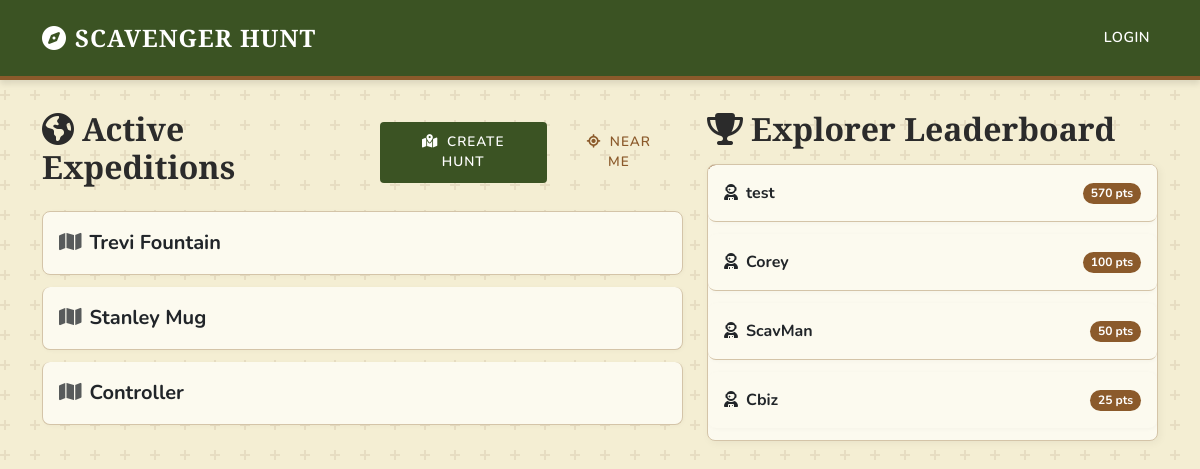
The page / on the database its author committed.
### app.py (models this page shows)
class Hunt(db.Model):
    id = db.Column(db.Integer, primary_key=True)
    name = db.Column(db.String(255), nullable=False)
    targets = db.relationship('Target', backref='hunt', lazy=True, cascade="all, delete-orphan")

class Player(db.Model):
    id = db.Column(db.Integer, primary_key=True)
    username = db.Column(db.String(255), nullable=False)
    hunt_id = db.Column(db.Integer, db.ForeignKey('hunt.id'), nullable=False)
    total_score = db.Column(db.Integer, default=0)
    is_completed = db.Column(db.Boolean, default=False)
    attempts = db.relationship('Attempt', backref='player', lazy=True)

### app.py (the view, shortened to what this page needs)
@app.route('/')
def index():
    lat = request.args.get('lat', type=float)
    lon = request.args.get('lon', type=float)
    hunts = Hunt.query.all()
    for hunt in hunts:
        hunt.min_distance = None
    leaderboard = db.session.query(
        Player.username,
        func.sum(Player.total_score).label('total')
    ).filter_by(is_completed=True).group_by(Player.username).order_by(func.sum(Player.total_score).desc()).limit(10).all()
    return render_template('index.html', hunts=hunts, leaderboard=leaderboard)

### templates/index.html (shortened to what this page needs)
{% extends 'layout.html' %}
{% block content %}
<div class="row">
    <div class="col-md-7">
        <div class="d-flex justify-content-between align-items-center mb-3">
            <h2><i class="fa-solid fa-earth-americas me-2"></i>Active Expeditions</h2>
            <div class="d-flex gap-2">
                <a href="/create" class="btn btn-primary"><i class="fa-solid fa-map-location-dot me-1"></i> Create Hunt</a>
                <button type="button" class="btn btn-outline-info" onclick="findHuntsNearMe()"><i class="fa-solid fa-location-crosshairs me-1"></i> Near Me</button>
            </div>
        </div>
        <div class="list-group">
            {% for hunt in hunts %}
                <div class="list-group-item d-flex flex-column flex-sm-row justify-content-between align-items-start align-items-sm-center gap-2 p-3">
                    <a href="{{ url_for('play_hunt_start', hunt_id=hunt.id) }}" class="text-decoration-none text-reset flex-grow-1 mb-2 mb-sm-0 fw-bold fs-5">
                        <i class="fa-solid fa-map me-2 text-muted"></i>{{ hunt.name }}
                    </a>
                </div>
            {% else %}
                <p>No expeditions available yet. Be the first to <a href="/create">chart one</a>!</p>
            {% endfor %}
        </div>
    </div>
    <div class="col-md-5 mt-5 mt-md-0">
        <h2><i class="fa-solid fa-trophy me-2"></i>Explorer Leaderboard</h2>
        <div class="card mt-3">
            <ul class="list-group list-group-flush">
                {% for row in leaderboard %}
                    <li class="list-group-item d-flex justify-content-between align-items-center p-3">
                        <a href="{{ url_for('user_details', username=row.username) }}" class="fw-bold text-decoration-none text-dark"><i class="fa-solid fa-user-astronaut me-2"></i>{{ row.username }}</a>
                        <div class="d-flex align-items-center gap-2">
                            <span class="badge bg-primary rounded-pill">{{ row.total }} pts</span>
                        </div>
                    </li>
                {% else %}
                    <li class="list-group-item text-muted">No completed hunts yet.</li>
                {% endfor %}
            </ul>
        </div>
    </div>
</div>
{% endblock %}

### templates/layout.html (style rules this page uses)
:root { --bg-color: #F4EED3; --text-color: #2b2b2b; --primary-color: #3b5323; --primary-hover: #2c3e1a; --secondary-color: #8b5a2b; --card-bg: #FCFAEF; --border-color: #D4C4A8; }
body { background-color: var(--bg-color); color: var(--text-color); font-family: 'Nunito', sans-serif; }
h1, h2, h3, h4, h5, h6, .navbar-brand { font-family: 'Playfair Display', serif; font-weight: 700; }
.card { border: 1px solid var(--border-color); border-radius: 8px; background-color: var(--card-bg); box-shadow: 2px 2px 8px rgba(0,0,0,0.05); overflow: hidden; position: relative; }
.card::before { content: ''; position: absolute; top: 0; left: 0; right: 0; height: 4px; background: repeating-linear-gradient( 45deg, var(--secondary-color), var(--secondary-color) 10px, #fff 10px, #fff 20px, #d32f2f 20px, #d32f2f 30px, #fff 30px, #fff 40px ); }
.btn { border-radius: 4px; padding: 10px 20px; font-weight: 600; text-transform: uppercase; letter-spacing: 1px; font-size: 0.85rem; border: none; transition: all 0.3s ease; }
.btn-primary { background-color: var(--primary-color); color: #fff; }
.btn-outline-info { color: var(--secondary-color); border-color: var(--secondary-color); border-width: 2px; }
.list-group-item { border: 1px solid var(--border-color); margin-bottom: 12px; border-radius: 8px !important; background-color: var(--card-bg); box-shadow: 1px 1px 4px rgba(0,0,0,0.03); }
.list-group { background: transparent; }
.badge.bg-primary { background-color: var(--secondary-color) !important; }

### rows shown on the page
Hunt: name "Trevi Fountain"
Hunt: name "Stanley Mug"
Hunt: name "Controller"
Player: username "Corey", total "100"
Player: username "ScavMan", total "50"
Player: username "Cbiz", total "25"

### other values the page prints
{{ row.username }} "test"
{{ row.total }} "570"
